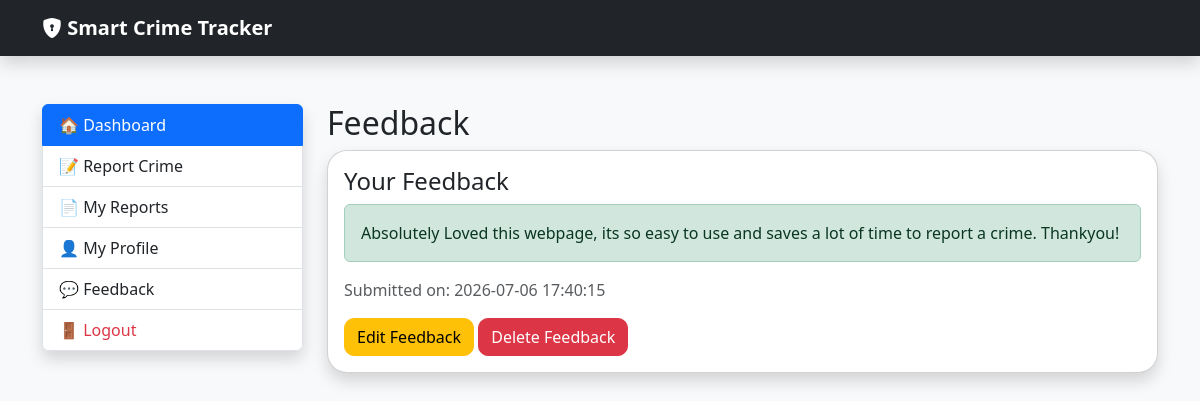
The app's page /citizen/feedback (signed in) with its own data.
### tables this page shows
CREATE TABLE feedback(

            feedback_id INTEGER PRIMARY KEY AUTOINCREMENT,

            user_id INTEGER,

            message TEXT,

            rating INTEGER,

            feedback_date TEXT, citizen_id INTEGER,

            FOREIGN KEY(user_id)
                REFERENCES users(user_id)
        );

### routes/citizen_routes.py (the view, shortened to what this page needs)
@citizen_bp.route("/citizen/feedback", methods=["GET", "POST"])
def feedback():
    if session.get("role") != "Citizen":
        return redirect("/login")
    existing_feedback = db.fetchone("""
        SELECT *
        FROM feedback
        WHERE user_id=?
    """,
    (session["user_id"],))
    return render_template(
        "citizen/feedback.html",
        feedback=existing_feedback
    )

### database.py (called while the page is built)
    def fetchone(self, query, parameters=()):
        self.cursor.execute(query, parameters)
        return self.cursor.fetchone()

### templates/citizen/feedback.html (shortened to what this page needs)
{% extends "citizen/layout.html" %}
{% block citizen_content %}
<h2>Feedback</h2>
<div class="card shadow">
    <div class="card-body">
        {% if feedback %}
            <h4>Your Feedback</h4>
            <div class="alert alert-success">
                {{ feedback.message }}
            </div>
            <p class="text-muted">
                Submitted on: {{ feedback.feedback_date }}
            </p>
            <a href="{{ url_for('citizen.edit_feedback') }}"
               class="btn btn-warning">
                Edit Feedback
            </a>
            <a href="{{ url_for('citizen.delete_feedback') }}"
               class="btn btn-danger"
               onclick="return confirm('Are you sure you want to delete your feedback?')">
                Delete Feedback
            </a>
        {% endif %}
    </div>
</div>
{% endblock %}

### static/style.css (style rules this page uses)
body { background:#f5f7fa; }
.btn { border-radius:10px; }
.card { border-radius:20px; }

### records on screen
feedback: message "Absolutely Loved this webpage, its so easy to use and saves a lot of time to report a crime. Thankyou!", feedback_date "2026-07-06 17:40:15"
